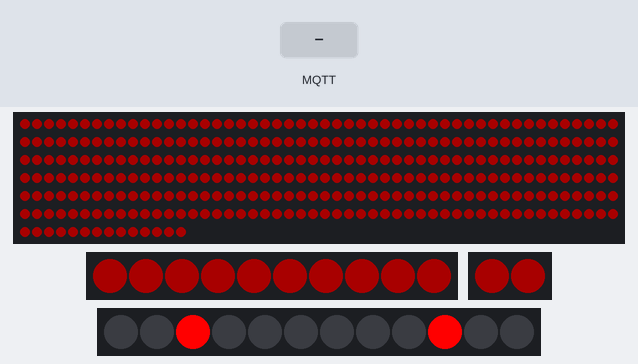
The program below on a simulated ESP8266 (NodeMCU). Shown: 314 RGB LEDs in strip order, left to right, continuing on the next row, 10 RGB LEDs in strip order, left to right, 2 RGB LEDs in strip order, left to right, 12 RGB LEDs in strip order, left to right. The test bench sets the inputs (shaded band). Dim RGB values are drawn brighter than linear; WiFi joins after 1.5 s; servers stay silent unless stated; the strip is taken to match the declared colour order; random numbers use the default seed unless the program sets one; no MQTT or app messages arrive unless stated; what the program prints to the serial monitor is not drawn.

Above: at 2.7 s.
2.8 s: MQTT message "1" arrives on the first subscribed topic
At 3.79 s:
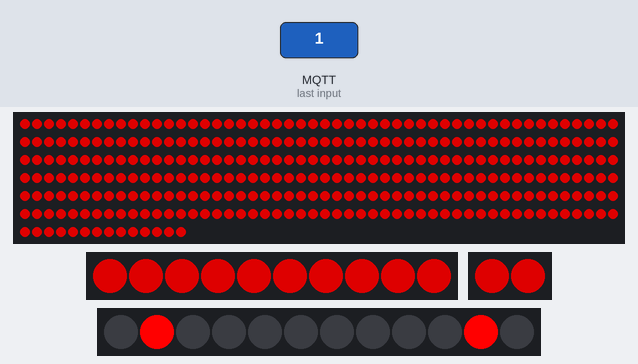
4.8 s: MQTT message "on" arrives on the first subscribed topic
At 4.99 s:
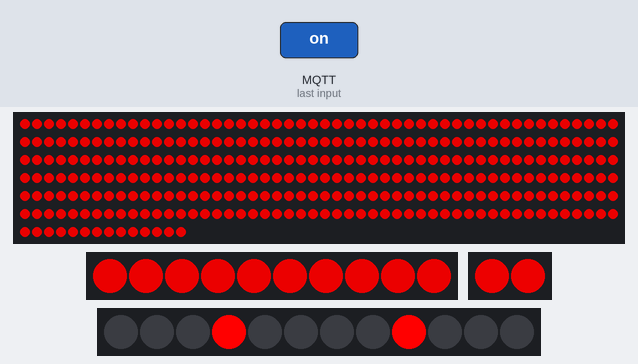
6.3 s: MQTT message "off" arrives on the first subscribed topic
At 9.15 s:
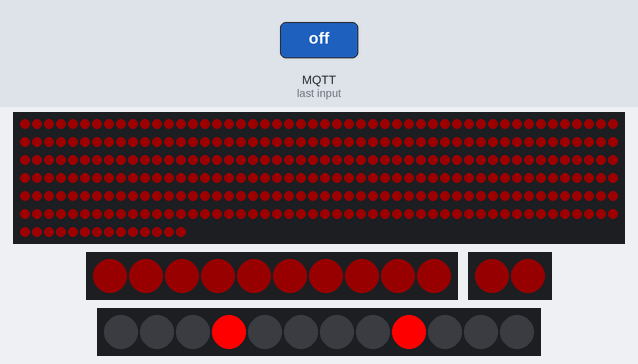
Timing chart, 0 to 13.8 s (numbered marks = the images above; inputs shaded):
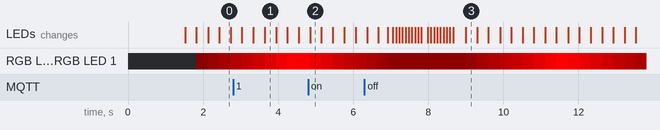

The program:

main.cpp
```cpp
#include "main.h"

void setup()
{
   Serial.begin(115200);
   Serial.println("Starting!");
   setup_wifi();
   mqttHandler.Init();
   ledHandler.Init();
}

void loop()
{
   mqttHandler.Loop();
   ledHandler.Loop();
   serialHandler.Loop();
}

void setup_wifi()
{

   delay(10);
   // We start by connecting to a WiFi network
   Serial.println();
   Serial.printf("Connecting to %s", ssid);

   WiFi.begin(ssid, password);

   while (WiFi.status() != WL_CONNECTED)
   {
      delay(500);
      Serial.print(".");
   }

   randomSeed(micros());

   Serial.println("");
   Serial.printf("WiFi connected, IP address: %i", WiFi.localIP().toString().c_str());
}
```

main.h
```cpp
#include "Arduino.h"
#include <ArduinoJson.h>
#include <MQTTHandler.h>
#include <LedHandler.h>
#include <SerialHandler.h>

//WiFi params
const char *ssid = "Brixel";
const char *password = "CLUBMATE2015";

bool DoAction(JsonObject &ActionObj, String &strErrorMessage);
void setup_wifi();

MQTTHandler mqttHandler;
LedHandler ledHandler;
SerialHandler serialHandler;
```
